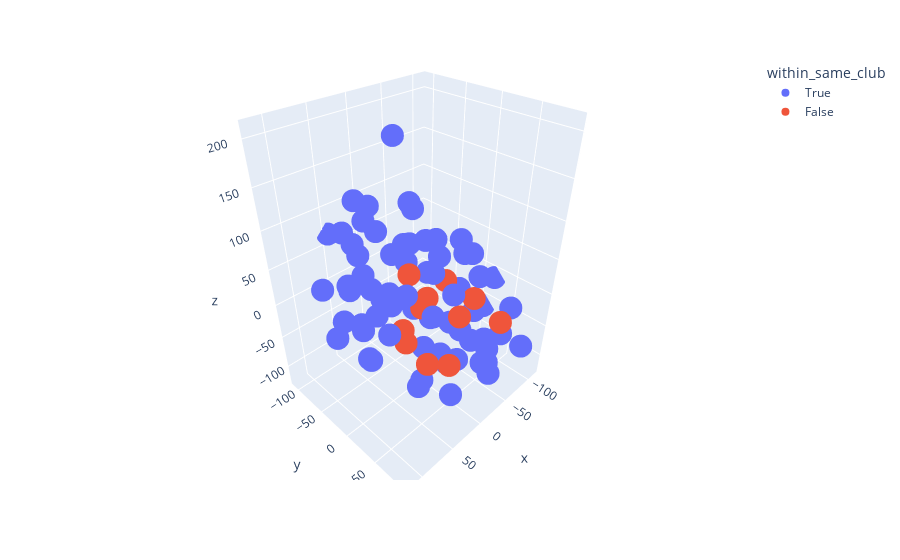

The notebook cell this image was saved under:
### Code cell
# 3d with plotly
import plotly.express as px
edge_embeddings_3d = TSNE(n_components=3).fit_transform(edge_embeddings)
edge_embeddings_3d = pd.DataFrame(edge_embeddings_3d, columns=['x', 'y', 'z'])
edge_embeddings_3d['within_same_club'] = edge_class
fig = px.scatter_3d(edge_embeddings_3d, x='x', y='y', z='z', color='within_same_club')
fig.show()

### Figure 1 — Plotly figure (JSON) as saved in the notebook; plotly's stock layout.template omitted (floating-point values rounded to 4 significant figures)
{"data": [{"hovertemplate": "within_same_club=True<br>x=%{x}<br>y=%{y}<br>z=%{z}<extra></extra>", "legendgroup": "True", "marker": {"color": "#636efa", "symbol": "circle"}, "mode": "markers", "name": "True", "scene": "scene", "showlegend": true, "x": [-56.27, 20.08, -112.7, 89.18, 46.25, -13.97, -64.53, -35.63, -44.99, 20.95, -106.2, -72.06, -4.926, 50.44, -4.078, -32.13, -87.51, -111.9, -86.87, -18.92, 6.171, -21.37, -70.64, -44.22, -26.25, -45.42, -76.95, -92.13, -102.0, 12.61, 47.24, -1.482, 53.02, 27.62, 16.74, -67.53, 15.43, 35.58, -71.72, -3.0, 73.76, -37.64, -11.67, 38.17, 0.5186, -41.93, 117.4, 91.94, 79.28, 88.93, 56.73, 85.21, 57.84, 86.95, 55.11, 26.82, 71.65, 18.69, -27.49, -63.09, 35.48, 43.08, 4.55, 59.05, -33.84, 27.18, 32.68], "y": [52.43, 19.86, 20.08, -68.47, -48.3, -29.84, 7.326, -19.77, -67.29, 67.67, 54.22, 22.03, -2.02, 43.98, 93.97, 14.62, 87.33, 7.247, -16.32, 78.23, 36.08, 39.4, -94.12, 72.66, 21.21, -60.41, 46.07, 5.628, 46.72, -63.28, -108.9, -103.1, -72.89, -56.77, -95.33, 4.849, -66.01, -30.84, -60.51, 16.27, -9.019, 51.93, 59.1, -88.32, 17.45, 18.84, 8.173, 21.51, -19.86, -19.88, -35.43, 37.68, 33.92, -2.425, 7.592, -81.51, -76.63, 62.5, -55.34, -31.8, -11.26, 15.28, -53.18, -41.95, -28.49, 42.63, -7.971], "z": [-61.19, -101.2, -12.24, 28.66, -94.2, 106.6, -80.06, -57.62, 88.77, -88.56, -39.37, -42.49, -77.65, -70.2, -13.9, -113.8, -70.88, -65.81, -35.5, -57.13, -54.7, -81.23, 7.055, -98.15, -34.23, -71.43, -121.5, -118.2, -85.65, 74.44, 66.38, 66.46, 85.66, 115.3, 103.6, 38.77, -52.05, 6.696, -23.94, 91.96, -49.48, 44.13, 89.95, -10.63, 50.37, 75.83, 46.64, 79.78, 106.3, 60.34, 48.95, 27.74, 59.97, 8.971, 30.41, 39.4, -60.97, 55.4, 16.53, 19.27, 78.01, 105.9, -14.53, -24.55, 57.36, 19.25, 207.6], "type": "scatter3d"}, {"hovertemplate": "within_same_club=False<br>x=%{x}<br>y=%{y}<br>z=%{z}<extra></extra>", "legendgroup": "False", "marker": {"color": "#EF553B", "symbol": "circle"}, "mode": "markers", "name": "False", "scene": "scene", "showlegend": true, "x": [7.563, -55.69, -55.31, -2.163, -26.95, -10.65, 19.96, 46.41, -30.41, 27.51, 61.67], "y": [6.527, 73.91, 33.32, -24.24, -17.99, 48.41, -12.55, 20.21, 8.338, 68.55, 68.07], "z": [-0.7634, -20.25, -7.018, 25.8, -19.58, 0.003608, -39.94, -20.83, 19.79, -34.79, -8.675], "type": "scatter3d"}], "layout": {"scene": {"domain": {"x": [0.0, 1.0], "y": [0.0, 1.0]}, "xaxis": {"title": {"text": "x"}}, "yaxis": {"title": {"text": "y"}}, "zaxis": {"title": {"text": "z"}}}, "legend": {"title": {"text": "within_same_club"}, "tracegroupgap": 0}, "margin": {"t": 60}}}
